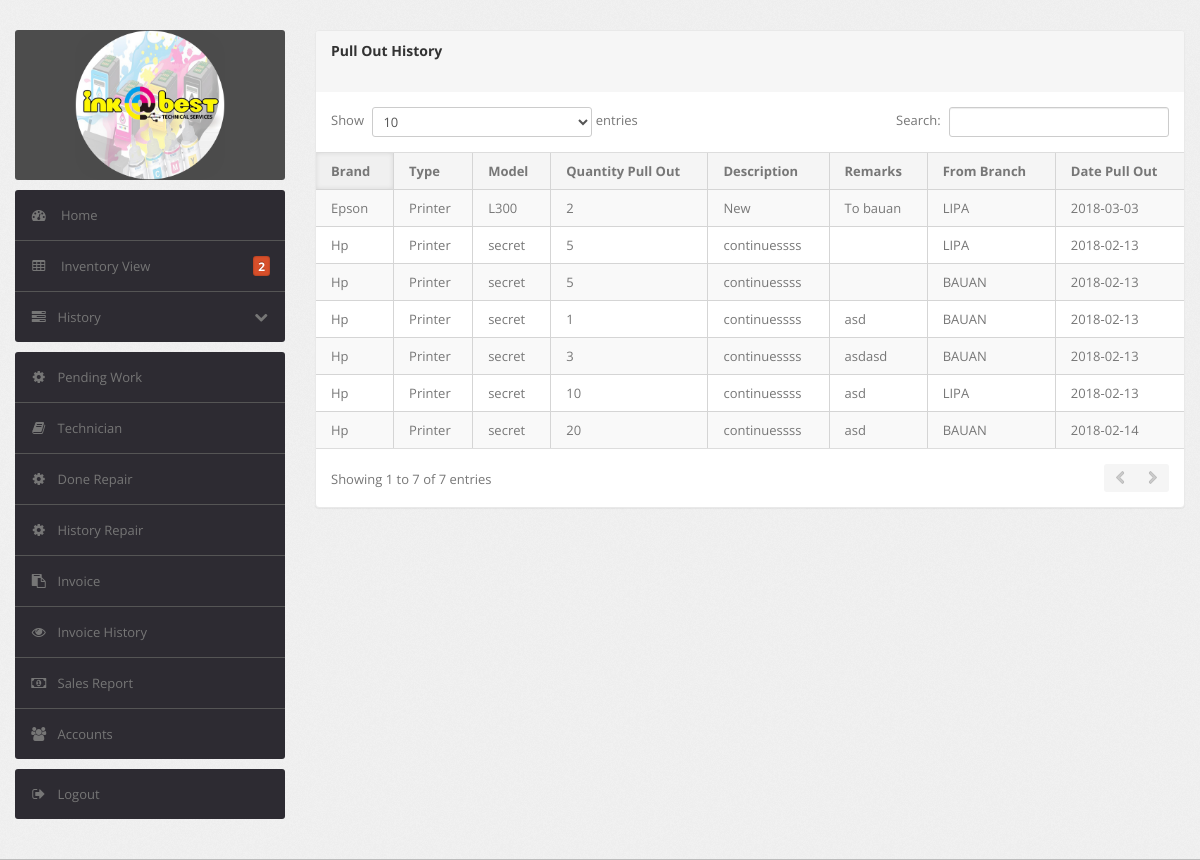
/index.php?page=pull_out_history (signed in), run on the app's committed database.
### tables this page shows
CREATE TABLE `inventory` (
  `id` int(11) NOT NULL,
  `type` varchar(100) NOT NULL,
  `brand` varchar(100) NOT NULL,
  `model` varchar(100) NOT NULL,
  `price` float NOT NULL,
  `quantity` int(11) NOT NULL,
  `description` varchar(100) NOT NULL,
  `branch` varchar(100) NOT NULL
);

CREATE TABLE `pull_out` (
  `id` int(11) NOT NULL,
  `id_inventory_branch` int(11) NOT NULL,
  `id_inventory` int(11) NOT NULL,
  `date_pull_out` date NOT NULL,
  `remarks` varchar(100) NOT NULL,
  `qty_pull_out` int(11) NOT NULL
);

CREATE TABLE `inventory_branch` (
  `id` int(11) NOT NULL,
  `inventory_id` int(11) NOT NULL,
  `qty` int(11) NOT NULL,
  `date_transfer` date NOT NULL,
  `branch` varchar(100) NOT NULL
);

### views/pull_out_history.php (the view, shortened to what this page needs)
    <div class="span9">
                        <div class="content">
                            <div class="module">
                                <div class="module-head">
                                    <h3>
                                       Pull Out History<h3>
                                </div>
                                <div class="module-body table">
                                    <table cellpadding="0" cellspacing="0" border="0" class="datatable-1 table table-bordered table-striped	 display"
                                        width="100%">
                                        <thead>
                                            <tr>
                                                <th>
                                                    Brand
                                                </th>
                                                <th>
                                                    Type
                                                </th>
                                                <th>
                                                    Model
                                                </th>
												<th>
                                                    Quantity Pull Out
                                                </th>
												<th>
                                                    Description
                                                </th>
												<th>
                                                 Remarks
                                                </th>
												<th>
												From Branch</th>
                                                <th>
                                                   Date Pull Out
                                                </th>
                                            </tr>
                                        </thead>
                                        <tbody>
                                            <?php
		include ("views/connect.php");
		$sql = "SELECT * FROM pull_out";
		$result = $conn->query($sql);
		if ($result->num_rows > 0) {
		while($row = $result->fetch_assoc()) {
			$id_inventory=$row['id_inventory'];
			$id_inventory_branch=$row['id_inventory_branch'];
			$sql5 = "SELECT * FROM inventory where id='$id_inventory'";
		$result5 = $conn->query($sql5);
			$sql10 = "SELECT * FROM inventory_branch where id='$id_inventory_branch'";
		$result10 = $conn->query($sql10);
		while($row3 = $result10->fetch_assoc()) {
		while($row5 = $result5->fetch_assoc()) {
		echo"<tr>
		<td >".$row5["brand"]."</td>
		<td align='center'>".$row5["type"]."</td>
		<td align='center'>".$row5["model"]."</td>
		<td align='center'>".$row["qty_pull_out"]."</td>
		<td align='center'>".$row5["description"]."</td>
		<td align='center'>".$row["remarks"]."</td>
		<td align='center'>".$row3["branch"]."</td>
		<td align='center'>".$row["date_pull_out"]."</td>
		</tr>
		";
			}
			}
		}
		}
		?>
                                        </tbody>
                                    </table>
            	</div>
            	</div>
            	</div>
            	</div>
		</div>
	</div>
</body>

### views/css/theme.css (style rules this page uses)
body { font-size: 13px; font-family: 'Open Sans', Arial, sans-serif; background: #fff; color: #777 }
h1, h2, h3, h4, h5, h6 { color: #333; margin-top: 0 }
h3 { font-size: 20px }
.module { background: #fff; -webkit-border-radius: 3px; -moz-border-radius: 3px; border-radius: 3px; border: 1px solid #ccc; border-bottom-color: #bbb; -webkit-box-shadow: 0 0 1px rgba(0,0,0,0.2); -moz-box-shadow: 0 0 1px rgba(0,0,0,0.2); box-shadow: 0 0 1px rgba(0,0,0,0.2); margin-bottom: 30px }
.table { margin-bottom: 0 }
.table th, .table td { border-color: #d5d5d5!important }
.table-bordered thead:first-child tr:first-child>th:first-child, .table-bordered tbody:first-child tr:first-child>td:first-child { -webkit-border-top-left-radius: 2px; -moz-border-radius-topleft: 2px; border-top-left-radius: 2px }
.table-bordered thead:first-child tr:first-child>th:last-child, .table-bordered tbody:first-child tr:first-child>td:last-child { -webkit-border-top-right-radius: 2px; -moz-border-radius-topright: 2px; border-top-right-radius: 2px }
.table-bordered thead:last-child tr:last-child>th:first-child, .table-bordered tbody:last-child tr:last-child>td:first-child, .table-bordered tfoot:last-child tr:last-child>td:first-child { -webkit-border-bottom-left-radius: 2px; -moz-border-radius-bottomleft: 2px; border-bottom-left-radius: 2px }
.table-bordered thead:last-child tr:last-child>th:last-child, .table-bordered tbody:last-child tr:last-child>td:last-child, .table-bordered tfoot:last-child tr:last-child>td:last-child { -webkit-border-bottom-right-radius: 2px; -moz-border-radius-bottomright: 2px; border-bottom-right-radius: 2px }
.module { box-shadow: 0 0 3px rgba(0,0,0,.1); border-color: #e9e9e9; margin-bottom: 20px; background-color: #fff; border-radius: 4px; -webkit-box-shadow: 0 1px 1px rgba(0,0,0,.05); box-shadow: 0 1px 1px rgba(0,0,0,.05); }
.module-head { color: #767676; background-color: #f6f6f6; border-color: #e9e9e9; padding: 10px 15px; border-bottom: 1px solid transparent; border-top-right-radius: 3px; border-top-left-radius: 3px; }
.module-head h3 { font-size: 14px; line-height: 20px; height: 20px; margin: 0 }
.module-body { padding: 15px }
.module-body.table { padding: 15px 0 }
.module-body.table .table th, .module-body.table .table td { padding-left: 15px; padding-right: 15px }
.dataTables_wrapper table th { background: #f5f5f5; cursor: pointer }
.dataTables_wrapper table th.sorting_asc, .dataTables_wrapper table th.sorting_desc { background: #f0f0f0; -webkit-box-shadow: 0 0 5px rgba(0,0,0,0.1) inset; -moz-box-shadow: 0 0 5px rgba(0,0,0,0.1) inset; box-shadow: 0 0 5px rgba(0,0,0,0.1) inset }
.dataTables_wrapper .table-bordered { -webkit-border-radius: 0; -moz-border-radius: 0; border-radius: 0; border-left: 0; border-right: 0 }
.dataTables_wrapper .table-bordered thead tr>th:first-child, .dataTables_wrapper .table-bordered tbody tr>td:first-child, .dataTables_wrapper .table-bordered tfoot tr>td:first-child, .dataTables_wrapper .table-bordered tfoot tr>th:first-child { border-left: 0 }
.dataTables_wrapper .table-bordered thead:first-child tr:first-child>th:first-child, .dataTables_wrapper .table-bordered tbody:first-child tr:first-child>td:first-child { -webkit-border-top-left-radius: 0; -moz-border-radius-topleft: 0; border-top-left-radius: 0 }
.dataTables_wrapper .table-bordered thead:first-child tr:first-child>th:last-child, .dataTables_wrapper .table-bordered tbody:first-child tr:first-child>td:last-child { -webkit-border-top-right-radius: 0; -moz-border-radius-topright: 0; border-top-right-radius: 0 }
.dataTables_wrapper .table-bordered thead:last-child tr:last-child>th:first-child, .dataTables_wrapper .table-bordered tbody:last-child tr:last-child>td:first-child, .dataTables_wrapper .table-bordered tfoot:last-child tr:last-child>td:first-child { -webkit-border-bottom-left-radius: 0; -moz-border-radius-bottomleft: 0; border-bottom-left-radius: 0 }
.dataTables_wrapper .table-bordered thead:last-child tr:last-child>th:last-child, .dataTables_wrapper .table-bordered tbody:last-child tr:last-child>td:last-child, .dataTables_wrapper .table-bordered tfoot:last-child tr:last-child>td:last-child { -webkit-border-bottom-right-radius: 0; -moz-border-radius-bottomright: 0; border-bottom-right-radius: 0 }

### data on the page
pull_out: qty_pull_out "5", date_pull_out "2018-02-13"
inventory_branch: branch "LIPA"
inventory: brand "Hp", type "Printer", model "secret", description "continuessss"
pull_out: qty_pull_out "5", date_pull_out "2018-02-13"
inventory_branch: branch "BAUAN"
pull_out: qty_pull_out "1", remarks "asd", date_pull_out "2018-02-13"
pull_out: qty_pull_out "3", remarks "asdasd", date_pull_out "2018-02-13"
pull_out: qty_pull_out "10", remarks "asd", date_pull_out "2018-02-13"
pull_out: qty_pull_out "20", remarks "asd", date_pull_out "2018-02-14"
pull_out: qty_pull_out "2", remarks "To bauan", date_pull_out "2018-03-03"
inventory_branch: branch "LIPA"
inventory: brand "Epson", type "Printer", model "L300", description "New"

### other printed values
$total_renz "2"
